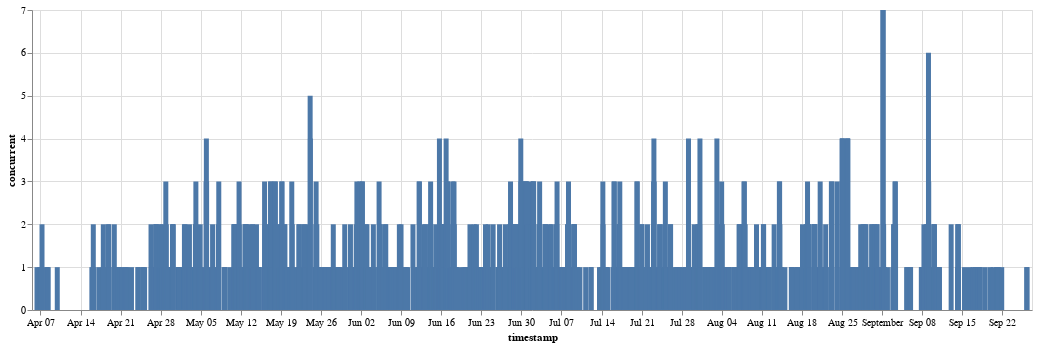

The notebook cell saved with this chart:
### Code cell
timeline_chart

### Figure 1 — Vega-Lite specification as saved in the notebook (floating-point values rounded to 4 significant figures; data arrays with more than 128 entries replaced by an {"elided": "..."} marker saying what was removed)
{"config": {"view": {"continuousWidth": 300, "continuousHeight": 300}}, "data": {"name": "data-f3106e1eb7734b4f5e8ec3b66579d4eb"}, "mark": {"type": "bar"}, "encoding": {"x": {"field": "timestamp", "type": "temporal"}, "y": {"field": "concurrent", "type": "quantitative"}}, "width": 1000, "$schema": "https://vega.github.io/schema/vega-lite/v5.20.1.json", "datasets": {"data-f3106e1eb7734b4f5e8ec3b66579d4eb": {"elided": "4151 records"}}}
